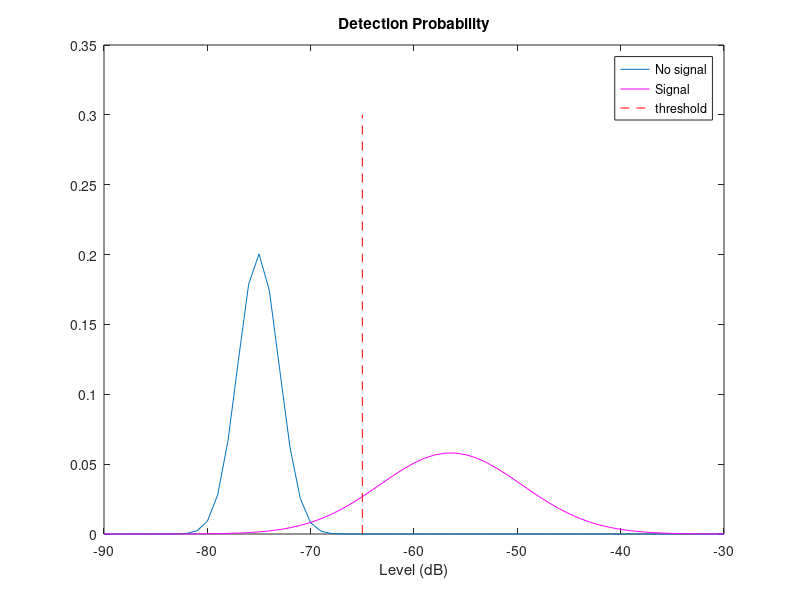
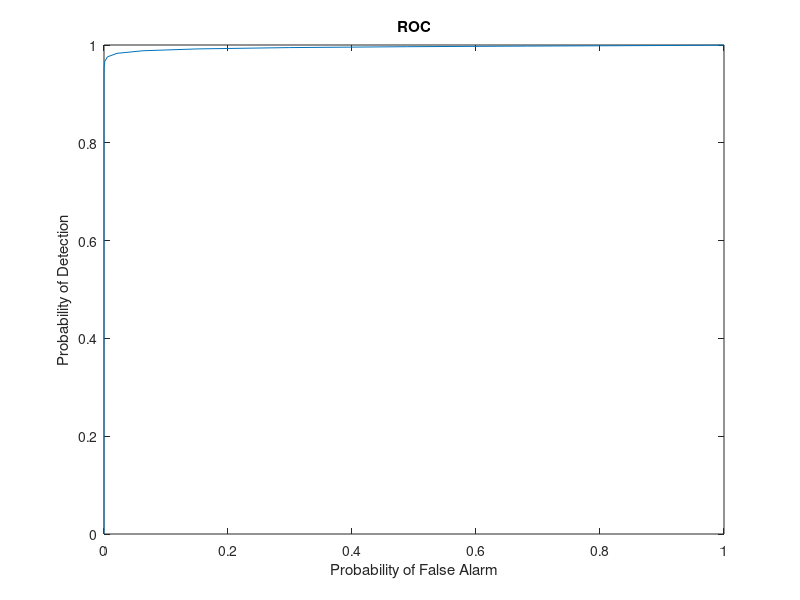

These charts were generated, in order, by the following MATLAB code:
Pnosignal = makedist('Normal','mu',-75.05,'sigma',1.99);
Psignal = makedist('Normal','mu',-56.44,'sigma',6.87);
threshold = -65 ; 
Pfa = 1-cdf(Pnosignal,threshold); 
Pd = 1-cdf(Psignal,threshold);
Pmd=1-Pd;
display(Pfa);
display(Pd);
display(Pmd);
figure(1);
Level = -90:1:-30;
plot(Level,Pnosignal.pdf(Level));
hold on
plot(Level,Psignal.pdf(Level),'m');
title('Detection Probability')
hold on
Y =0:0.1:0.3;
X = threshold * ones(size(Y));
plot(X, Y,'r--')
legend('No signal','Signal','threshold')
xlabel ('Level (dB)')

Pfa_ROC = 1-cdf(Pnosignal,Level);
Pd_ROC = 1 -cdf(Psignal,Level); 

figure(2);
plot(Pfa_ROC,Pd_ROC);
title('ROC')
ylabel ('Probability of Detection')
xlabel ('Probability of False Alarm')